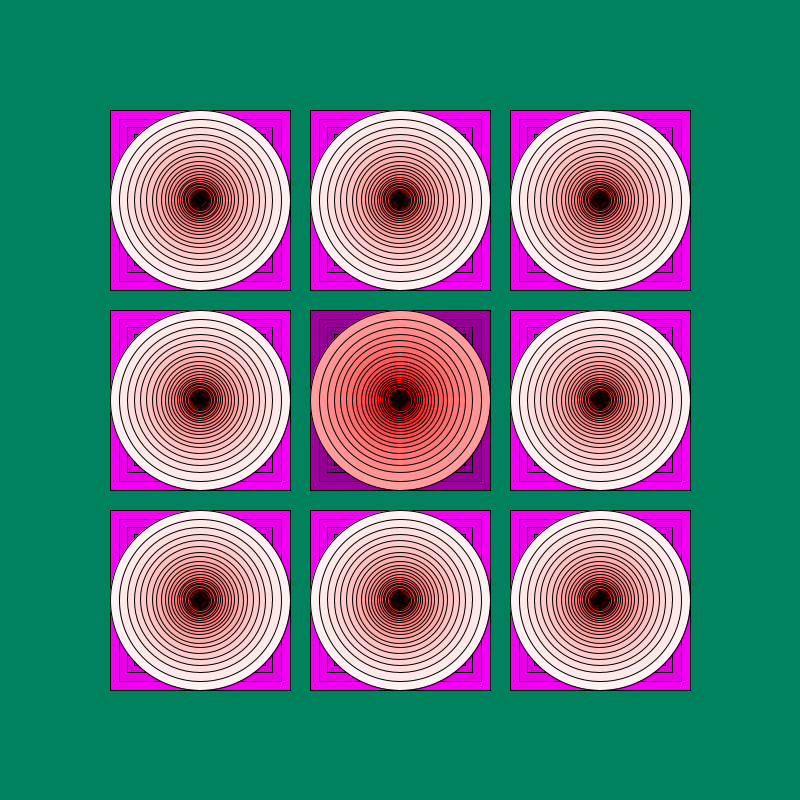
Frame 1 (no input)
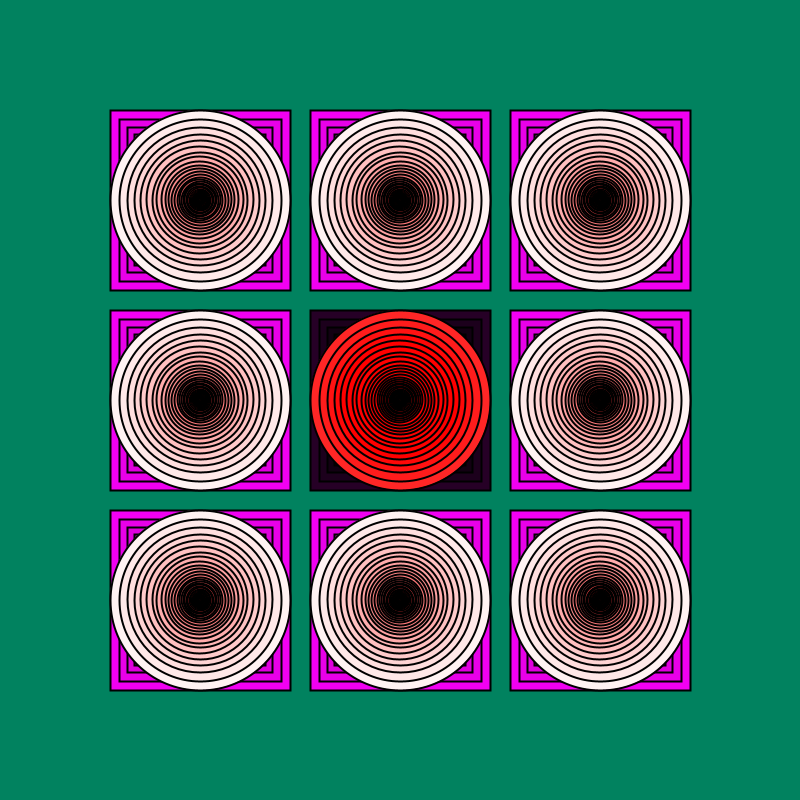
Frame 60 (the mouse pressed at the canvas centre just before this capture)
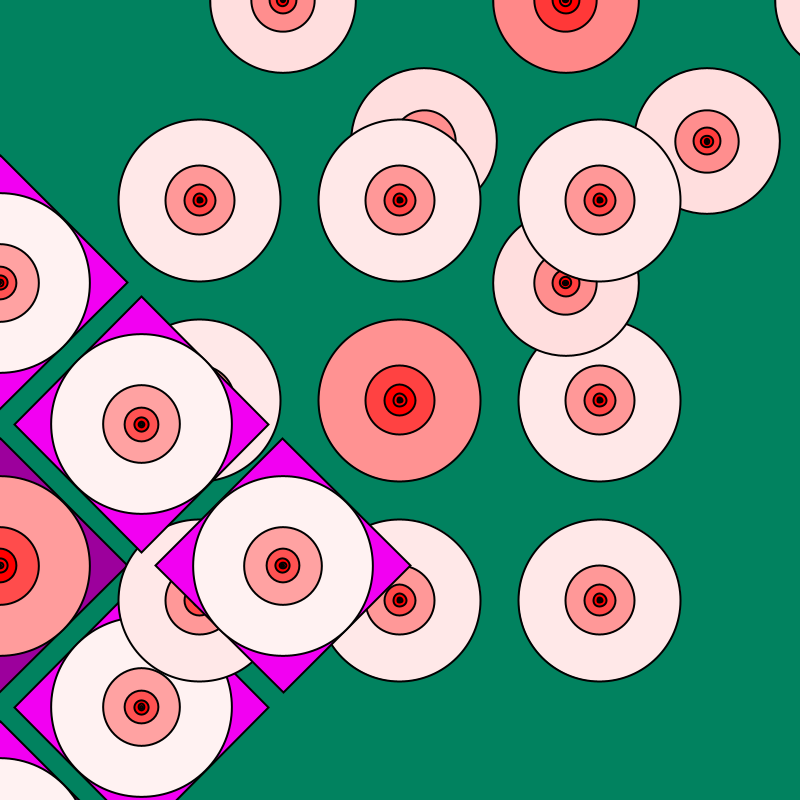
Frame 120 (the mouse held since frame 60 and released just before this capture)

The Processing sketch that drew these frames (run headless with seeded random() and noise(); from frame 60 on, the mouse is pressed at the canvas centre):

// Processing sketch: OriginalFractal
// ── OriginalFractal.pde
float theta;
void setup() {
  background(1, 130, 95);
  size(800, 800);
  //smooth();
  rectMode(CENTER);
}
void draw() {
  background(1, 130, 95);
  float colorpick = random(0,245);
  rectangle( 200, width / 2, height / 2, colorpick); // middle
  circle( 200, width / 2, height / 2, colorpick);

  rectangle( 200, (width / 2) +  200, height / 2, 242); // mid right
  circle( 200, (width / 2) + 200, height / 2, 242);

  rectangle( 200, (width / 2) -  200, height / 2, 242); // mid left
  circle( 200, (width / 2) - 200, height / 2, 242);

  rectangle( 200, (width / 2) -  200, height / 2 - 200, 242); // left top
  circle( 200, (width / 2) - 200, height / 2 - 200, 242);

  rectangle( 200, (width / 2) -  200, height / 2 + 200, 242); // right top
  circle( 200, (width / 2) - 200, height / 2 + 200, 242);

  rectangle( 200, (width / 2), height / 2 + 200, 242); // mid bottom
  circle( 200, (width / 2), height / 2 + 200, 242);

  rectangle( 200, (width / 2), height / 2 - 200, 242); // mid top
  circle( 200, (width / 2), height / 2 - 200, 242);

  rectangle( 200, (width / 2) + 200, height / 2 + 200, 242); // left bottom
  circle( 200, (width / 2) + 200, height / 2 + 200, 242);

  rectangle( 200, (width / 2) + 200, height / 2 - 200, 242); // right bottom
  circle( 200, (width / 2) + 200, height / 2 - 200, 242);
  
  strokeWeight(2);
  smooth();
  System.out.println(mouseX);
  float a = (mouseX / (float) width) * 90;
  theta = radians(a);
}

public void rectangle( float size, int x, int y, float rgb) {
  size *= .9;
  fill(rgb, 0, rgb);
  if (size > 1) {
    translate(0, 0);
    rotate(theta);
    rect(x, y, size, size);
    rectangle( size, x, y, rgb - 10);
  }
}

public void circle( float size, int x, int y, float rgb) {
  size *= .9;
  fill(255, rgb, rgb);
  if (size > 1) {
    translate(0, 0);
    rotate(-theta  );
    ellipse(x, y, size, size);
    circle( size, x, y, rgb - 10);
  }
}
